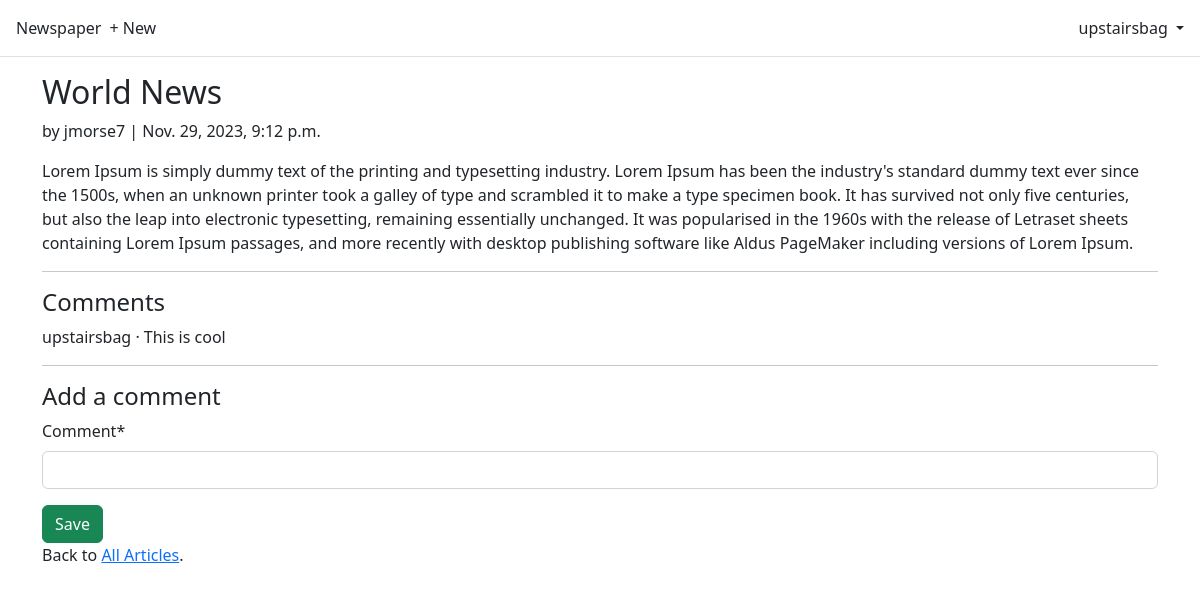
The page /articles/1/ (signed in) on the database its author committed.
### accounts/models.py (models this page shows)
class CustomUser(AbstractUser):
    age = models.PositiveIntegerField(null=True, blank=True)

### articles/models.py (models this page shows, shortened)
class Article(models.Model):
    title = models.CharField(max_length=255)
    body = models.TextField()
    date = models.DateTimeField(auto_now_add=True)
    author = models.ForeignKey(
        settings.AUTH_USER_MODEL,
        on_delete=models.CASCADE,
    )

class Comment(models.Model):
    article = models.ForeignKey(Article, on_delete=models.CASCADE)
    comment = models.CharField(max_length=140)
    author = models.ForeignKey(
        settings.AUTH_USER_MODEL,
        on_delete=models.CASCADE,
    )
    def __str__(self):
        return self.comment

### articles/views.py (the view, shortened to what this page needs)
# urls.py: path("<int:pk>/", ArticleDetailView.as_view(), name="article_detail"),
class ArticleDetailView(LoginRequiredMixin, View):
    def get(self, request, *args, **kwargs):
        view = CommentGet.as_view()
        return view(request, *args, **kwargs)

### articles/forms.py
class CommentForm(forms.ModelForm):
    class Meta:
        model = Comment
        fields = ("comment",)

### articles/views.py (called while the page is built)
    def get_context_data(self, **kwargs):
        context = super().get_context_data(**kwargs)
        context["form"] = CommentForm()
        return context

### templates/article_detail.html (shortened to what this page needs)
{% extends "base.html" %}
{% load crispy_forms_tags %}
{% block content %}
<div class="article-entry">
    <h2>{{ object.title }}</h2>
    <p>by {{ object.author }} | {{ object.date }}</p>
    <p>{{ object.body }}</p>
</div>
<hr>
<h4>Comments</h4>
{% for comment in article.comment_set.all %}
    <p>{{ comment.author }} &middot; {{ comment }}</p>
{% endfor %}
<hr>
<h4>Add a comment</h4>
<form action="" method="post">{% csrf_token %}
    {{ form|crispy }}
    <button class="btn btn-success ml-2" type="submit">Save</button>
</form>
<div>
    <p>Back to <a href="{% url 'article_list' %}">All Articles</a>.</p>
</div>
{% endblock content %}

### templates/base.html (shortened to what this page needs)
<!DOCTYPE html>
<html>
<head>
    <link href="https://cdn.jsdelivr.net/npm/bootstrap@5.2.3/dist/css/bootstrap.min.css" rel="stylesheet">
</head>
<body>
    <header class="p-3 mb-3 border-bottom">
        <div class="d-flex align-items-center justify-content-between">
            <div class="d-flex align-items-center">
                <a class="navbar-brand" href="{% url 'home' %}">Newspaper</a>
                {% if user.is_authenticated %}
                    <a href="{% url 'article_new' %}" class="nav-link px-2 link-dark">+ New</a>
                {% endif %}
            </div>
            <div class="dropdown text-end">
                <a href="#" class="d-block link-dark text-decoration-none dropdown-toggle" id="dropdownUser1" data-bs-toggle="dropdown" aria-expanded="false">
                    {{ user.username }}
                </a>
            </div>
        </div>
    </header>
    <main>
        <div class="container">
            {% block content %}
            {% endblock content %}
        </div>
    </main>
</body>
</html>

### rows shown on the page
CustomUser: username "upstairsbag"
Article: title "World News", author "jmorse7", date "Nov. 29, 2023, 9:12 p.m.", body "Lorem Ipsum is simply dummy text of the printing and typesetting industry. Lorem Ipsum has been the industry's standard dummy text ever since the 1500s, when an unknown printer took a galley of type and scrambled it to make a type specimen book. It has survived not only five centuries, but also the leap into electronic typesetting, remaining essentially unchanged. It was popularised in the 1960s with the release of Letraset sheets containing Lorem Ipsum passages, and more recently with desktop publishing software like Aldus PageMaker including versions of Lorem Ipsum."
Comment: author "upstairsbag", comment "This is cool"
